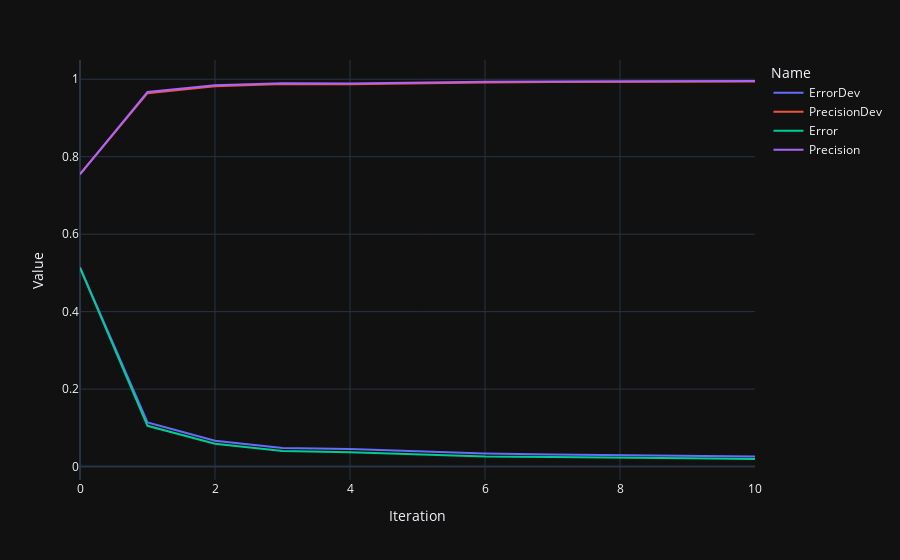

Source (notebook cell):
### Code cell
px.line(model0.trainingData, x='Iteration', y='Value', color='Name')

### Figure 1 — Plotly figure (JSON) as saved in the notebook; plotly's stock layout.template omitted (floating-point values rounded to 4 significant figures)
{"data": [{"hovertemplate": "Name=ErrorDev<br>Iteration=%{x}<br>Value=%{y}<extra></extra>", "legendgroup": "ErrorDev", "line": {"color": "#636efa", "dash": "solid"}, "marker": {"symbol": "circle"}, "mode": "lines", "name": "ErrorDev", "orientation": "v", "showlegend": true, "x": [0, 1, 2, 3, 4, 5, 6, 7, 8, 9, 10], "xaxis": "x", "y": [0.5141, 0.1138, 0.06694, 0.048, 0.04516, 0.03895, 0.03366, 0.03108, 0.02992, 0.02763, 0.0258], "yaxis": "y", "type": "scatter"}, {"hovertemplate": "Name=PrecisionDev<br>Iteration=%{x}<br>Value=%{y}<extra></extra>", "legendgroup": "PrecisionDev", "line": {"color": "#EF553B", "dash": "solid"}, "marker": {"symbol": "circle"}, "mode": "lines", "name": "PrecisionDev", "orientation": "v", "showlegend": true, "x": [0, 1, 2, 3, 4, 5, 6, 7, 8, 9, 10], "xaxis": "x", "y": [0.7553, 0.9639, 0.9816, 0.9878, 0.9869, 0.9898, 0.9915, 0.9925, 0.9928, 0.9935, 0.9939], "yaxis": "y", "type": "scatter"}, {"hovertemplate": "Name=Error<br>Iteration=%{x}<br>Value=%{y}<extra></extra>", "legendgroup": "Error", "line": {"color": "#00cc96", "dash": "solid"}, "marker": {"symbol": "circle"}, "mode": "lines", "name": "Error", "orientation": "v", "showlegend": true, "x": [0, 1, 2, 3, 4, 5, 6, 7, 8, 9, 10], "xaxis": "x", "y": [0.5132, 0.1053, 0.05893, 0.04016, 0.03739, 0.03137, 0.02593, 0.02468, 0.02228, 0.02172, 0.01964], "yaxis": "y", "type": "scatter"}, {"hovertemplate": "Name=Precision<br>Iteration=%{x}<br>Value=%{y}<extra></extra>", "legendgroup": "Precision", "line": {"color": "#ab63fa", "dash": "solid"}, "marker": {"symbol": "circle"}, "mode": "lines", "name": "Precision", "orientation": "v", "showlegend": true, "x": [0, 1, 2, 3, 4, 5, 6, 7, 8, 9, 10], "xaxis": "x", "y": [0.7544, 0.9669, 0.9842, 0.9898, 0.9888, 0.992, 0.9934, 0.994, 0.9945, 0.9946, 0.9954], "yaxis": "y", "type": "scatter"}], "layout": {"xaxis": {"anchor": "y", "domain": [0.0, 1.0], "title": {"text": "Iteration"}}, "yaxis": {"anchor": "x", "domain": [0.0, 1.0], "title": {"text": "Value"}}, "legend": {"title": {"text": "Name"}, "tracegroupgap": 0}, "margin": {"t": 60}}}
